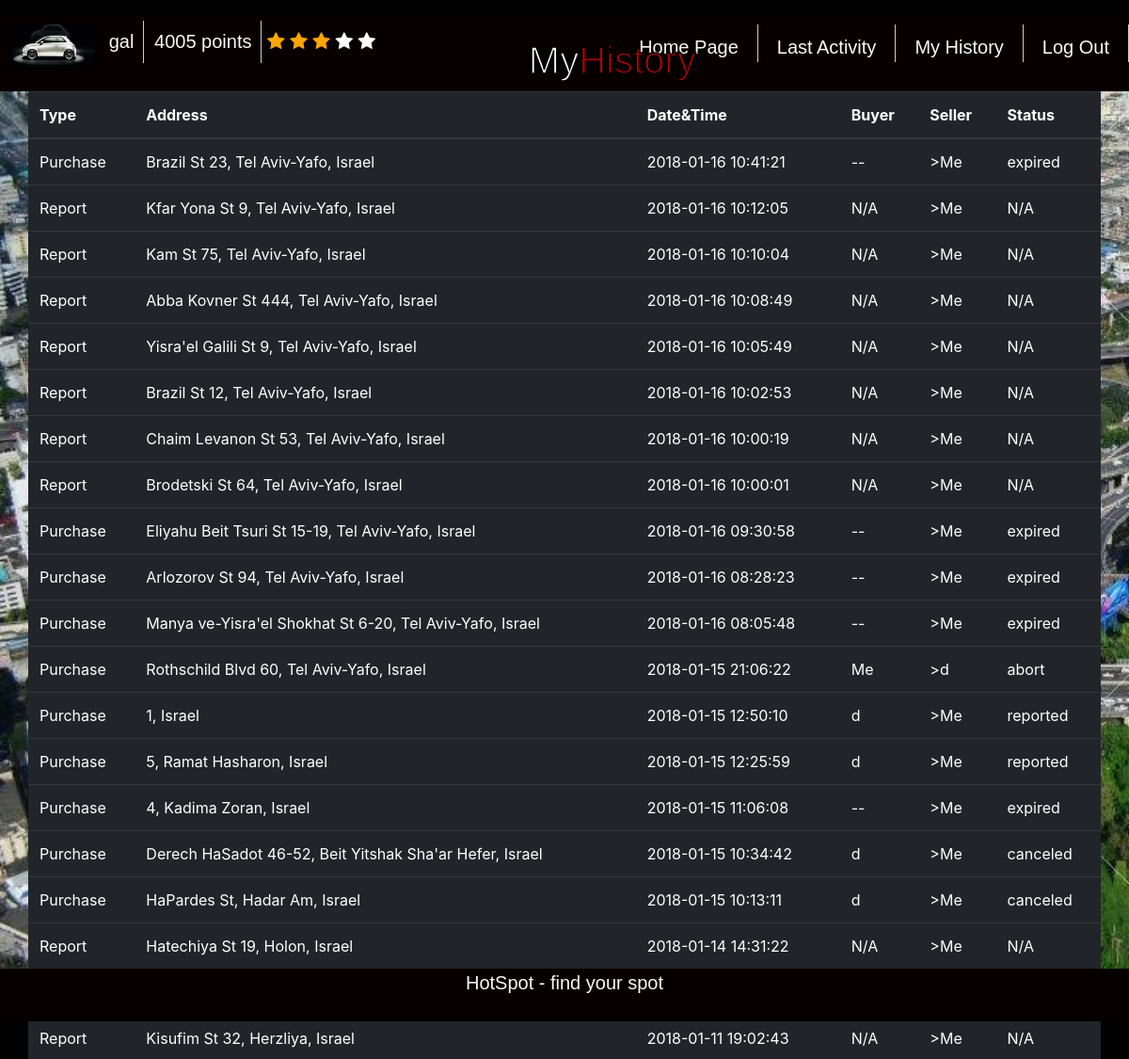
Page /history/ (signed in) on the committed database.
### polls/models.py (models this page shows)
class Profile(models.Model):
	user = models.OneToOneField(User, on_delete=models.CASCADE)
	phone_number 	= models.CharField(max_length=20, blank=True)
	points 		= models.IntegerField(default=50) #start with 50 points.
	rating 		= models.IntegerField(default=2) # start with rating 2
	is_blocked 	= models.IntegerField(default=0) # start with is blocked 0.
	num_reported 	= models.IntegerField(default=0) # start with 0 reported purchases

class Purchase(models.Model):
	buyer_id	= models.IntegerField(default=-1) 	# user id
	seller_id	= models.IntegerField(default=-1) 	# user id
	cost 		= models.IntegerField(default=10)
	parking_time 	= models.CharField(max_length=200, default="") #  max 30 minutes from the offering time
	status 		= models.CharField(max_length=200, default="available") # available, in process, done, canceled, expired etc.
	parking_rate 	= models.DecimalField(max_digits=3,decimal_places=2,default=Decimal('0.0000'))
	target_address_lat = models.CharField(max_length=2000)
	target_address_lng = models.CharField(max_length=2000)
	parking_address = models.CharField(default='Tel Aviv', max_length=200) #string. full address
	parking_address_lat = models.CharField(max_length=2000)
	parking_address_lng = models.CharField(max_length=2000)
	lock 			= threading.Lock()
	cond 			= threading.Condition(threading.Lock())
	pin_code		= models.CharField(max_length=2000, default="-1")
	attempt_failure = models.IntegerField(default=0)
	parking_actual_rank = models.DecimalField(max_digits=3,decimal_places=2,default=Decimal('0.0000'))
	def class_name(self):
    		return Purchase.__name__

class FreeSpot(models.Model):
	reporters_ids	= models.CharField(default="", max_length = 20000) 	# user id
	last_report_time= models.CharField(max_length=200, default="") #  max 30 minutes from the offering time
	parking_address = models.CharField(max_length=200) #coordinates of parking address. (x,y)
	street_name		= models.CharField(max_length=200) # Parking street name
	parking_address_lat = models.CharField(max_length=2000)
	parking_address_lng = models.CharField(max_length=2000)
	lock 			= threading.Lock()
	cond 			= threading.Condition(threading.Lock())
	parking_rank	= models.IntegerField(default=0) # start with rating 0
	is_verified		= models.IntegerField(default=0) # start with rating 0
	def class_name(self):
    		return FreeSpot.__name__

### polls/views.py (the view)
# urls.py: url(r'^history/$', views.call_history, name='call_history'),
def call_history(request):
	sell_purchase = Purchase.objects.filter(seller_id = request.user.pk)
	buy_purchase = Purchase.objects.filter(buyer_id = request.user.pk)
	all_free_spot = FreeSpot.objects.all()
	update_user_spots_status (request.user.pk)
	free_spot = []
	for spot in all_free_spot:
		reporters_ids_list = json.loads(spot.reporters_ids)
		if request.user.pk in reporters_ids_list:
			free_spot.append(spot)
	all_history = list(sell_purchase) + list(buy_purchase) + list(free_spot)
	all_history.sort(key=lambda x: datetime.datetime.strptime(x.parking_time, "%Y-%m-%d %H:%M:%S") if x.class_name() == "Purchase" else datetime.datetime.strptime(x.last_report_time, "%Y-%m-%d %H:%M:%S"), reverse=True)
	history_as_table = []
	for element in all_history:
		address = element.parking_address
		if element.class_name() == "Purchase":
			elemnt_type = "Purchase"
			status = element.status
			date_and_time = element.parking_time
			if (element.seller_id == request.user.pk):
				if (element.buyer_id == -1):
					buyer_username = "--"
				else:
					buyer_username = User.objects.get(pk = element.buyer_id).username
				seller_username = "Me"
			else:
				if (element.seller_id == -1):
					seller_username = "--"
				else:
					seller_username = User.objects.get(pk = element.seller_id).username
				buyer_username = "Me"
		else:
			elemnt_type = "Report"
			date_and_time = element.last_report_time
			buyer_username = "N/A"
			seller_username = "Me"
			status = "N/A"
		current_row = [elemnt_type, address, date_and_time, buyer_username, seller_username, status]
		history_as_table.append(current_row)
	return render(request, 'polls/history.html', {'history_as_table':history_as_table})

### polls/views.py (called while the page is built)
def getAllUserActivities(user_pk):
	'''
	get all purchases user with pk = user_pk took part in as buyer or seller
	'''
	sell_purchases = Purchase.objects.filter(seller_id = user_pk)
	buy_purchases = Purchase.objects.filter(buyer_id = user_pk)
	all_purchases = list(sell_purchases)  + list(buy_purchases)
	return all_purchases

def update_user_spots_status(user_id):
	'''
	iterate all over purchases  the user participated in and if
	passed the parking due time change status to expired
	'''
	all_user_spot = getAllUserActivities(user_id)
	for spot in all_user_spot:
		if (spot.status == ParkingStatus.AVAILABLE):# or spot.status == ParkingStatus.IN_PROCESS):
			if (minutes_elapsed(spot.parking_time) > 0):
				spot.status = ParkingStatus.EXPIRED
				print(ParkingStatus.EXPIRED)
				spot.save()

### polls/templates/polls/history.html (shortened to what this page needs)
<!DOCTYPE html>
<html>
 {% load static %}
    <link rel="stylesheet" type="text/css" href="{% static "polls/_css/logo.css" %}">
    <link rel="stylesheet" type="text/css" href="{% static "polls/_css/history.css" %}">
<head>
  <link rel="stylesheet" href="https://maxcdn.bootstrapcdn.com/bootstrap/4.0.0-beta.2/css/bootstrap.min.css">
	<link rel="stylesheet" href="https://cdnjs.cloudflare.com/ajax/libs/font-awesome/4.7.0/css/font-awesome.min.css">
</head>
<body>
	<div class="all_site">
        <div class="cover">
        <header>
            <div class="logo">
                <img src="{% static "polls/_images/cars.jpg" %}" height="49"/>
            </div>
            <pro>
                <li>{{request.user.username}}</li>
                <li>{{request.user.profile.points}} points</li>
                    <span id="star1" class="fa fa-star"></span>
                    <span id="star2" class="fa fa-star"></span>
                    <span id="star3" class="fa fa-star"></span>
                    <span id="star4" class="fa fa-star"></span>
                    <span id="star5" class="fa fa-star"></span>
            </pro>
            <nav>
                <ur>
                    <a href="{% url 'polls:logout' %}"><li>Log Out</li></a>
                    <a href="{% url 'polls:call_history' %}"><li>My History </li></a>
                    <a href="{% url 'polls:call_last_activity' %}"><li>Last Activity</li></a>
                    <a href="{% url 'polls:homepage' %}"><li>Home Page</li></a>
                </ur>
            </nav>
                    <div class="main">
                        <div class="box_txt">
                            <div><h1>My<span>History</span></h1></div>
                        </div>
                    </div>
        </header>
        <div id="table-wrapper">
           <div id="table scroll">
                <table class="table table-dark"  >
                <thead>
                    <tr>
                        <th>Type</th>
                        <th>Address</th>
                        <th>Date&Time</th>
                        <th>Buyer</th>
                        <th>Seller</th>
                        <th>Status</th>
                    </tr>
                </thead>
                <tbody>
	            {% for row in history_as_table %}
                    <tr>
                        <td class="filterable-cell">{{row.0}}</td>
                        <td class="filterable-cell">{{row.1}}</td>
                        <td class="filterable-cell">{{row.2}}</td>
                        <td class="filterable-cell">{{row.3}}</td>
                        <td class="filterable-cell">>{{row.4}}</td>
                        <td class="filterable-cell">{{row.5}}</td>
                    </tr>
                    {% endfor %}
                </tbody>
                </table>
            </div>
        </div>
    </div>
    <footer>
            <p>HotSpot -  find your spot</p>
        </footer>
    </div>
    </body>
</html>

### polls/static/polls/_css/logo.css (style rules this page uses)
body { position: absolute; top: 0; left: 0; right: 0; bottom: 0; margin: 0; width:100%; height: 100%; }
header .logo { width:auto; float: left; text-align: left; margin-left:0; padding: 0.5rem; height: auto; }
header pro { width:30%; height: 50px; float: left; font-family: 'Exo', sans-serif; font-size: 20px; font-weight: 100; margin-top: 0.5%; color: #fff; }
header pro li { display:inline-block; color: rgb(250, 248, 248); padding:0 10px; vertical-align:center; text-align: center; border-right: 1px solid #ccc; line-height: 45px; margin-left:-5px; }
header nav { width:50%; height: 50px; float: right; margin-top: 10px; }
header nav ur { list-style-type: none; padding: 200; margin:auto; }
header nav ur li { display:inline-block; color: rgb(250, 248, 248); height:40px; padding:0 20px; line-height:49px; font-family: 'Exo', sans-serif; font-size: 20px; vertical-align:center; text-align: center; float: right; border-right: 1px solid #ccc; }
footer { position: relative; margin-top: 0%; float: left; width: 100%; background-color: #070000; right:0; margin-bottom: 0%; left:0; bottom:0%; font-family: 'Exo', sans-serif; font-size: 20px; height: 5%; text-align: center; color: rgb(250, 248, 248); }

### polls/static/polls/_css/history.css (style rules this page uses)
.all_site { position: absolute; width: 100%; height: 100%; background-color:rgb(2, 2, 2); margin: auto; }
header { height: 8%; float: left; width:100%; background:#070000; }
.cover { position: relative; width: 100%; height: 90%; background-image:url("../_images/busy_street2.jpg"); background-size: cover; }
.main { position: relative; width: 30%; float: left; margin-top: -3%; margin-left: 30%; }
.main .box_txt { margin-top: 0%; color: #fff; font-family: 'Exo', sans-serif; font-size: 25px; text-align: center; -webkit-text-stroke-width: 1.5px; -webkit-text-stroke-color: black; }
.main .box_txt span { color: #af0202 !important; }
.cover .table { position: relative; width:95%; margin-right: 0%; margin-left: 2.5%; margin-top: 15%; top:5%; }

### polls/templates/polls/history.html (style rules this page uses)
.checked { color: orange; z-index: 5; }

### rows in the picture
Purchase: parking_address "Brazil St 23, Tel Aviv-Yafo, Israel", parking_time "2018-01-16 10:41:21", status "expired"
FreeSpot: parking_address "Kfar Yona St 9, Tel Aviv-Yafo, Israel", last_report_time "2018-01-16 10:12:05"
FreeSpot: parking_address "Kam St 75, Tel Aviv-Yafo, Israel", last_report_time "2018-01-16 10:10:04"
FreeSpot: parking_address "Abba Kovner St 444, Tel Aviv-Yafo, Israel", last_report_time "2018-01-16 10:08:49"
FreeSpot: parking_address "Yisra'el Galili St 9, Tel Aviv-Yafo, Israel", last_report_time "2018-01-16 10:05:49"
FreeSpot: parking_address "Brazil St 12, Tel Aviv-Yafo, Israel", last_report_time "2018-01-16 10:02:53"
FreeSpot: parking_address "Chaim Levanon St 53, Tel Aviv-Yafo, Israel", last_report_time "2018-01-16 10:00:19"
FreeSpot: parking_address "Brodetski St 64, Tel Aviv-Yafo, Israel", last_report_time "2018-01-16 10:00:01"
Purchase: parking_address "Eliyahu Beit Tsuri St 15-19, Tel Aviv-Yafo, Israel", parking_time "2018-01-16 09:30:58", status "expired"
Purchase: parking_address "Arlozorov St 94, Tel Aviv-Yafo, Israel", parking_time "2018-01-16 08:28:23", status "expired"
Purchase: parking_address "Manya ve-Yisra'el Shokhat St 6-20, Tel Aviv-Yafo, Israel", parking_time "2018-01-16 08:05:48", status "expired"
Purchase: parking_address "Rothschild Blvd 60, Tel Aviv-Yafo, Israel", parking_time "2018-01-15 21:06:22", status "abort"
Purchase: parking_address "1, Israel", parking_time "2018-01-15 12:50:10", status "reported"
Purchase: parking_address "5, Ramat Hasharon, Israel", parking_time "2018-01-15 12:25:59", status "reported"
Purchase: parking_address "4, Kadima Zoran, Israel", parking_time "2018-01-15 11:06:08", status "expired"
Purchase: parking_address "Derech HaSadot 46-52, Beit Yitshak Sha'ar Hefer, Israel", parking_time "2018-01-15 10:34:42", status "canceled"
Purchase: parking_address "HaPardes St, Hadar Am, Israel", parking_time "2018-01-15 10:13:11", status "canceled"
FreeSpot: parking_address "Hatechiya St 19, Holon, Israel", last_report_time "2018-01-14 14:31:22"
FreeSpot: parking_address "Kisufim St 32, Herzliya, Israel", last_report_time "2018-01-11 19:02:43"

### other values in the picture
{{ request.user.username }} "gal"
{{ request.user.profile.points }} "4005"
{{ row.0 }} "Purchase" "Report" "Report" "Report" "Report" "Report" "Report" "Report" "Purchase" "Purchase" "Purchase" "Purchase" "Purchase" "Purchase" "Purchase" "Purchase" "Purchase" "Report" "Report"
{{ row.3 }} "--" "N/A" "N/A" "N/A" "N/A" "N/A" "N/A" "N/A" "--" "--" "--" "Me" "d" "d" "--" "d" "d" "N/A" "N/A"
{{ row.4 }} "Me" "Me" "Me" "Me" "Me" "Me" "Me" "Me" "Me" "Me" "Me" "d" "Me" "Me" "Me" "Me" "Me" "Me" "Me"
{{ row.5 }} "N/A" "N/A" "N/A" "N/A" "N/A" "N/A" "N/A" "N/A" "N/A"
